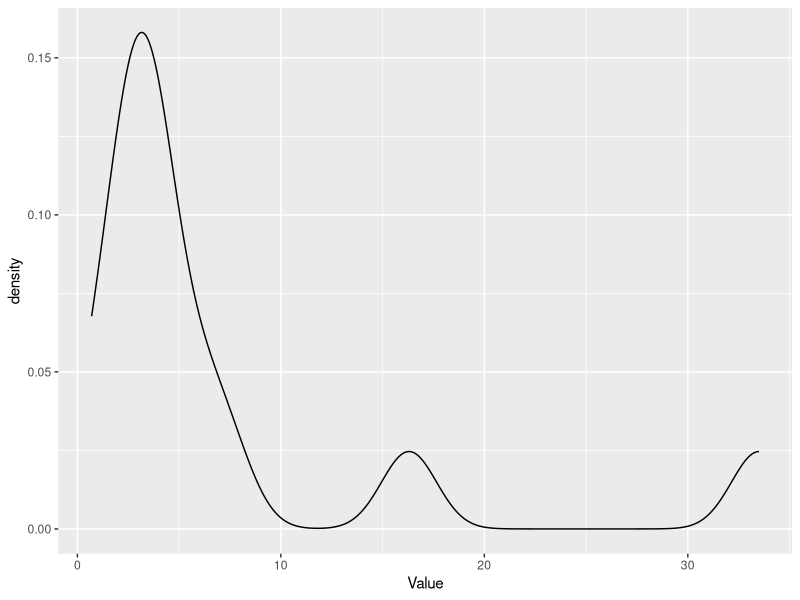

Here is the R script that generated this plot:
## ---- chunk 1
library(tidyverse)
## ---- chunk 2
prevalence <- read.csv('../data/raw/Birth Defects_prevalence_data.csv')
head(prevalence)
## ---- chunk 3
prevalence_clean <- prevalence %>%
  select(Label, Value, Count, Note) %>%
  arrange(desc(Value))

ggplot(prevalence_clean, aes(x = Value)) +
  geom_density()
